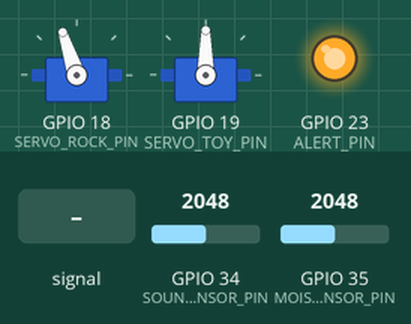
The sketch below on a simulated ESP32. Parts: 2 × servo, output pins drawn as LEDs (lit = HIGH). The inputs (shaded band) are chosen by the test bench; at power-on: GPIO 34 (SOUND_SENSOR_PIN) = 2048, GPIO 35 (MOISTURE_SENSOR_PIN) = 2048. What the sketch prints to the serial monitor is not drawn.

Above: at 5.3 s.
5.4 s: GPIO 34 (SOUND_SENSOR_PIN) set to 762
At 5.56 s:
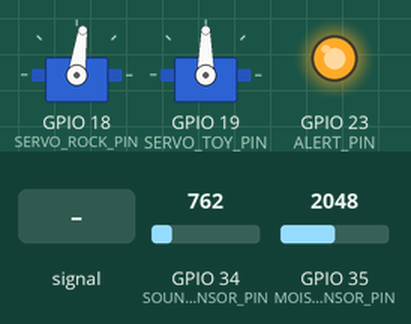
8.9 s: GPIO 34 (SOUND_SENSOR_PIN) set to 666
At 9.46 s:
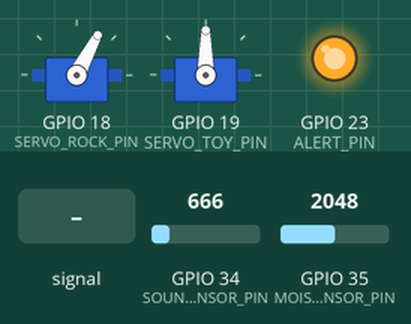
12.4 s: GPIO 34 (SOUND_SENSOR_PIN) fed a 200 Hz sine of ±327 counts around its level
At 15.1 s:
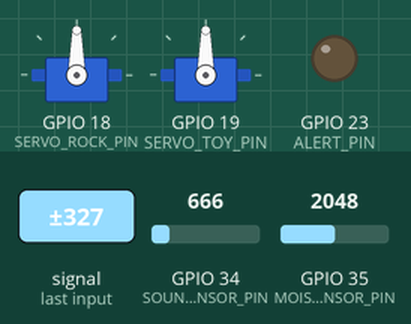
Timing chart, 0 to 21.9 s (numbered marks = the images above; inputs shaded):
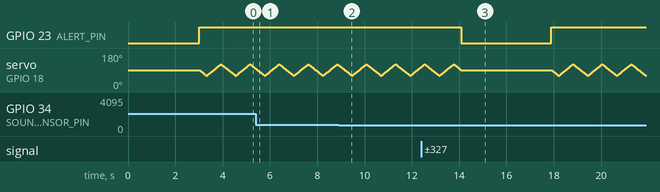

Measured:
- the behaviour switches between 701 and 700 on GPIO 34 (SOUND_SENSOR_PIN) (found by bisection; images 1 and 2)

The sketch:

babymonitoringsystem.ino
```cpp
#include <WiFi.h>
#include <WebServer.h>
#include <ESP32Servo.h>

// --- PIN DEFINITIONS FOR 30-PIN ESP32 DEV KIT ---
#define SOUND_SENSOR_PIN 34
#define MOISTURE_SENSOR_PIN 35
#define SERVO_ROCK_PIN 18
#define SERVO_TOY_PIN 19
#define ALERT_PIN 23 // Digital output pin for external alert

// --- SERVO SETUP ---
Servo rockerServo;
Servo toyServo;

// --- ACCESS POINT SETUP ---
const char* ssid = "BabyMonitorAPP";
const char* password = "12345678";
WebServer server(80);

// --- STATUS VARIABLES ---
bool crying = false;
bool wet = false;
bool manualMode = false;
bool rockingActive = false;

unsigned long lastSoundTime = 0;
const int soundThreshold = 700;
const int moistureThreshold = 2500;

void setup() {
  Serial.begin(9600);

  pinMode(ALERT_PIN, OUTPUT);
  digitalWrite(ALERT_PIN, LOW);

  // Attach servos
  rockerServo.attach(SERVO_ROCK_PIN);
  toyServo.attach(SERVO_TOY_PIN);
  rockerServo.write(90);
  toyServo.write(90);

  // Set up Access Point
  WiFi.softAP(ssid, password);
  IPAddress IP = WiFi.softAPIP();
  Serial.println("Access Point started");
  Serial.print("IP address: ");
  Serial.println(IP);

  // Start web server
  server.on("/", handleRoot);
  server.on("/toggleMode", []() {
    manualMode = !manualMode;
    rockingActive = false;
    server.send(200, "text/plain", manualMode ? "Manual Mode" : "Auto Mode");
  });
  server.on("/rockOn", []() {
    rockingActive = true;
    server.send(200, "text/plain", "Rocking ON");
  });
  server.on("/rockOff", []() {
    rockingActive = false;
    rockerServo.write(90);
    server.send(200, "text/plain", "Rocking OFF");
  });
  server.begin();
}

void loop() {
  server.handleClient();

  int soundValue = analogRead(SOUND_SENSOR_PIN);
  int moistureValue = analogRead(MOISTURE_SENSOR_PIN);

  if (!manualMode) {
    if (soundValue > soundThreshold && !crying) {
      crying = true;
      lastSoundTime = millis();
    }
    if (crying && millis() - lastSoundTime > 3000) {
      rockBaby();
      crying = false;
    }

    if (moistureValue < moistureThreshold && !wet) {
      wet = true;
    } else if (moistureValue >= moistureThreshold) {
      wet = false;
    }
  } else {
    if (rockingActive) {
      rockBabySmooth();
    }
  }

  delay(100);
}

void rockBaby() {
  digitalWrite(ALERT_PIN, HIGH);
  unsigned long startTime = millis();
  while (millis() - startTime < 10000) {
    for (int angle = 90; angle >= 60; angle--) {
      rockerServo.write(angle);
      delay(10);
    }
    for (int angle = 60; angle <= 120; angle++) {
      rockerServo.write(angle);
      delay(10);
    }
    for (int angle = 120; angle >= 90; angle--) {
      rockerServo.write(angle);
      delay(10);
    }
  }
  rockerServo.write(90);
  digitalWrite(ALERT_PIN, LOW);
}

void rockBabySmooth() {
  static bool direction = false;
  static int angle = 90;

  if (direction) {
    angle++;
    if (angle >= 120) direction = false;
  } else {
    angle--;
    if (angle <= 60) direction = true;
  }
  rockerServo.write(angle);
  delay(20);
}

void handleRoot() {
  int soundValue = analogRead(SOUND_SENSOR_PIN);
  int moistureValue = analogRead(MOISTURE_SENSOR_PIN);

  String page = R"rawliteral(
    <!DOCTYPE html>
    <html>
    <head>
      <meta http-equiv="refresh" content="4">
      <meta name='viewport' content='width=device-width, initial-scale=1.0'>
      <title>Baby Monitor</title>
      <style>
        body { font-family: Arial; background: #f4f4f4; padding: 20px; }
        .container { max-width: 400px; margin: auto; background: white; padding: 20px; border-radius: 10px; box-shadow: 0 0 10px rgba(0,0,0,0.1); }
        h2 { text-align: center; margin-bottom: 20px; }
        .status { font-size: 1.2em; margin: 10px 0; }
        .label { font-weight: bold; }
        button { padding: 10px; margin: 5px 0; width: 100%; font-size: 1em; border: none; border-radius: 5px; color: white; }
        .mode-button { background-color: %MODE_COLOR%; }
        .on-button { background-color: #007BFF; }
        .off-button { background-color: #dc3545; }
      </style>
      <script>
        if ('Notification' in window && Notification.permission !== 'granted') {
          Notification.requestPermission();
        }
        const crying = "%CRY%" === "Yes";
        const wet = "%WET%" === "Yes";
        if (crying) new Notification("🍼 Baby is crying!");
        if (wet) new Notification("🧷 Diaper is wet!");
      </script>
    </head>
    <body>
      <div class='container'>
        <h2>Baby Monitor</h2>
        <div class='status'><span class='label'>Mode:</span> %MODE%</div>
        <div class='status'><span class='label'>Baby Crying:</span> %CRY%</div>
        <div class='status'><span class='label'>Diaper Wet:</span> %WET%</div>
        <div class='status'><span class='label'>Sound Value:</span> %SOUND%</div>
        <div class='status'><span class='label'>Moisture Value:</span> %MOISTURE%</div>
        <form action="/toggleMode"><button class='mode-button'>Toggle Mode (%MODE%)</button></form>
        %MANUAL_CONTROLS%
      </div>
    </body>
    </html>
  )rawliteral";

  page.replace("%MODE%", manualMode ? "Manual" : "Auto");
  page.replace("%CRY%", crying ? "Yes" : "No");
  page.replace("%WET%", wet ? "Yes" : "No");
  page.replace("%SOUND%", String(soundValue));
  page.replace("%MOISTURE%", String(moistureValue));
  page.replace("%MODE_COLOR%", manualMode ? "#FF5722" : "#6C757D");
  page.replace("%MANUAL_CONTROLS%", manualMode ? "<form action='/rockOn'><button class='on-button'>Rock ON</button></form><form action='/rockOff'><button class='off-button'>Rock OFF</button></form>" : "");

  server.send(200, "text/html", page);
}
```
